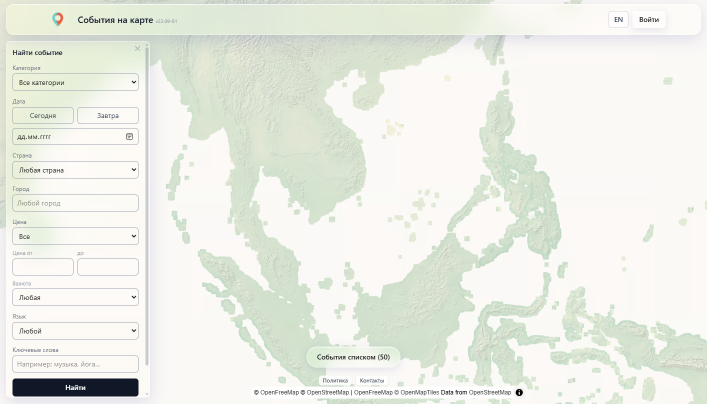
#> input picture _map_no_gpu.png, 1414 x 807 px, found by its file name (shown at 1/2 size)
$ python _pxcheck2.py
#> lines starting #> are read from the running program, lines starting #| are printed output that depends on the picture
from PIL import Image

img = Image.open(r'C:\Users\armag\projects\events-map\_map_no_gpu.png').convert('RGB')
#> img is the input picture: PIL image 1414x807 RGB; mean R, G, B 235.1, 237.7, 229.7
w, h = img.size
#> w = 1414; h = 807
print('size', w, 'x', h)
#| size 1414 x 807
pts = {'центр': (0.5, 0.5), 'верх': (0.5, 0.3), 'низ': (0.5, 0.75), 'слева': (0.3, 0.5), 'справа': (0.7, 0.5)}
for name, (fx, fy) in pts.items():
    print(name, img.getpixel((int(w*fx), int(h*fy))))
#> this loop made 5 passes
#| центр (252, 249, 247)
#| верх (251, 249, 247)
#| низ (252, 249, 247)
#| слева (250, 250, 246)
#| справа (250, 250, 246)

# Оранжевые кластеры #E66343 (230,99,67) с допуском
count = 0
small = img.resize((w//6, h//6))
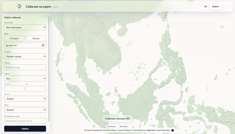
#> small: PIL image 235x134 RGB; mean R, G, B 235, 237.7, 229.6
for y in range(small.height):
    for x in range(small.width):
        r, g, b = small.getpixel((x, y))
        if abs(r-230) < 45 and abs(g-99) < 45 and abs(b-67) < 45:
            count += 1
#> after the loop, count = 3
print('orange-ish sampled pixels:', count)
#| orange-ish sampled pixels: 3
# Бирюзовая вода #72D2CF (114,210,207)
cnt2 = 0
for y in range(small.height):
    for x in range(small.width):
        r, g, b = small.getpixel((x, y))
        if abs(r-114) < 45 and abs(g-210) < 45 and abs(b-207) < 45:
            cnt2 += 1
#> after the loop, cnt2 = 1
print('turquoise-ish sampled pixels:', cnt2)
#| turquoise-ish sampled pixels: 1

$ run again, with _map_clusters.png copied over _map_no_gpu.png
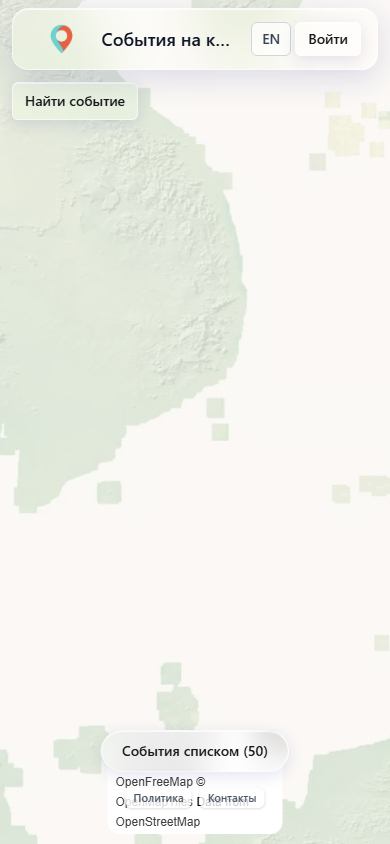
#> input picture _map_clusters.png, 390 x 844 px, found by its file name
#> img is the input picture: PIL image 390x844 RGB; mean R, G, B 240.1, 241, 235.1
#| size 390 x 844
#> the loop `for name, (fx, fy) in pts.items():` made 5 passes
#| центр (251, 248, 246)
#| верх (226, 232, 219)
#| низ (251, 248, 246)
#| слева (223, 232, 218)
#| справа (250, 249, 245)
#> `small = img.resize((w//6, h//6))`:
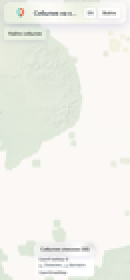
#> small: PIL image 65x140 RGB (shown 2 times larger); mean R, G, B 240.1, 240.9, 235.1
#> after the loop `for y in range(small.height):`: count = 3
#| orange-ish sampled pixels: 3
#> after the loop `for y in range(small.height):`: cnt2 = 1
#| turquoise-ish sampled pixels: 1

$ run again, with _map_fresh.png copied over _map_no_gpu.png
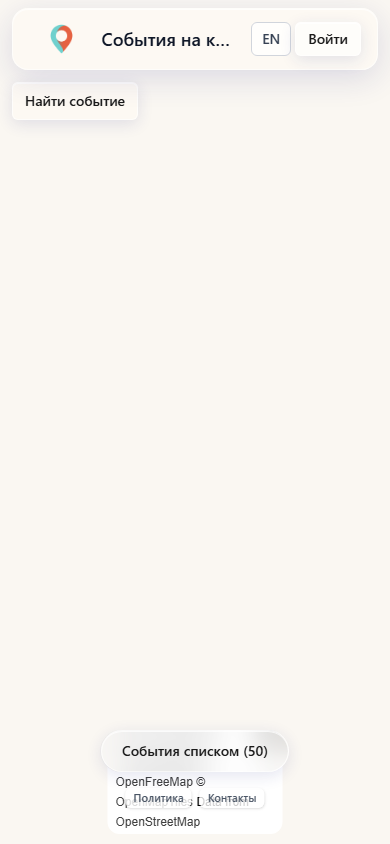
#> input picture _map_fresh.png, 390 x 844 px, found by its file name
#> img is the input picture: PIL image 390x844 RGB; mean R, G, B 247.9, 245.1, 240.7
#| size 390 x 844
#> the loop `for name, (fx, fy) in pts.items():` made 5 passes
#| центр (250, 247, 242)
#| верх (250, 247, 242)
#| низ (250, 247, 242)
#| слева (250, 247, 242)
#| справа (250, 247, 242)
#> `small = img.resize((w//6, h//6))`:
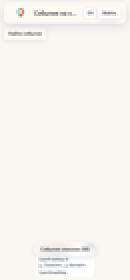
#> small: PIL image 65x140 RGB (shown 2 times larger); mean R, G, B 247.9, 245, 240.6
#> after the loop `for y in range(small.height):`: count = 3
#| orange-ish sampled pixels: 3
#> after the loop `for y in range(small.height):`: cnt2 = 1
#| turquoise-ish sampled pixels: 1
